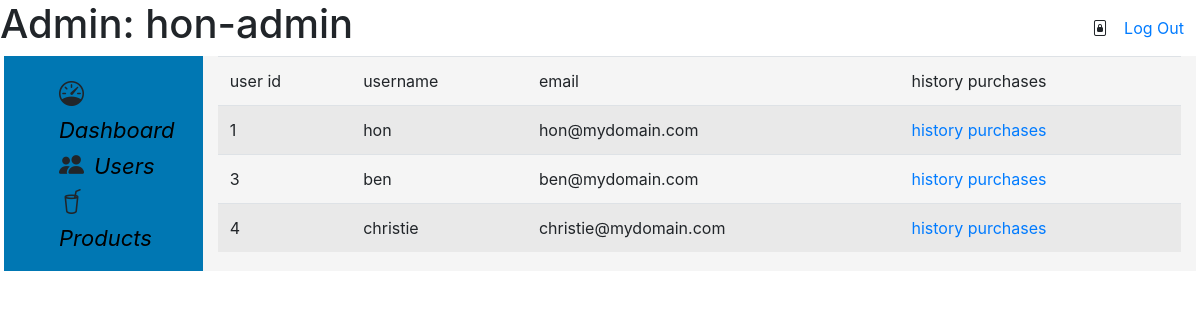
The page /coffee_admin/users (signed in) on the database its author committed.
### eCoffee/models.py (models this page shows)
class User(AbstractUser):
    pass

### eCoffee/views.py (the view)
# urls.py: path('coffee_admin/users',views.admin_users,name='admin_users'),
@user_passes_test(is_admin)
def admin_users(request):
    users=User.objects.exclude(username='hon-admin')
    return render(request,'eCoffee/admin_users.html',{'users':users})

### eCoffee/context_processors.py (called while the page is built)
def send_cart_length(request):
    cart_length = 0
    total = 0
    if request.user.is_authenticated:
        try:
            cart = Cart.objects.get(user=request.user)
            cart_length = cart.get_total_items()
            total = cart.get_total_price()
        except Cart.DoesNotExist:
            cart_length = 0
            total = 0
    else:
        cart_length = 0
    return {'cart_length': cart_length, 'total': total}

### eCoffee/views.py (called while the page is built)
def is_admin(user):
    return user.is_authenticated and user.is_staff

### eCoffee/templates/eCoffee/admin_users.html (shortened to what this page needs)
{% extends "eCoffee/main_dashboard.html" %}
{% block body %}
{%if users %}
<div class="admin-user-container">
   <table class='table table-striped'>
      <thead>
        <tr><td>user id</td><td>username</td><td>email</td><td>history purchases</td></tr>
      </thead>
      <tbody>
        {%for user in users %}
        <tr><td>{{user.id}}</td><td>{{user.username}}</td><td>{{user.email}}</td><td><a href="{% url 'profile' user.id %}">history purchases</a></td></tr>
        {%endfor%}
      </tbody>
    </table>
</div>
{%endif%}
{%endblock%}

### eCoffee/templates/eCoffee/main_dashboard.html (shortened to what this page needs)
<!DOCTYPE html>
<html lang="en">
    <head>
      {%load static %}
        <link rel="stylesheet" href="https://stackpath.bootstrapcdn.com/bootstrap/4.4.1/css/bootstrap.min.css">
        <link href="https://cdn.jsdelivr.net/npm/bootstrap-icons@1.8.1/font/bootstrap-icons.css" rel="stylesheet">
        <link href="{% static 'eCoffee/style.css' %}" rel="stylesheet">
        <link href="{% static 'eCoffee/layout-style.css' %}" rel="stylesheet">
        <link href="{% static 'eCoffee/index-style.css' %}" rel="stylesheet">
        <link href="{% static 'eCoffee/admin-style.css' %}" rel="stylesheet">
        <link href="{% static 'eCoffee/admin-products-style.css' %}" rel="stylesheet">
    </head>
    <body>
<div class="admin-container">
   {% if request.user.is_authenticated%}
   <div class="d-flex justify-content-between"><h1>Admin: {{user.username}}</h1>
      <div class="d-flex justify-content-center align-items-center">
         <i class="bi bi-file-lock2"></i>
         <a class="nav-link" href="{% url 'logout' %}">Log Out</a>
      </div>
   </div>
   {%endif%}
   <div class="row mx-1">
      <div class="sidebar col-md-2" style="background-color:#0077b3;">
         <ul>
            <li class="sidebar-item"><i class="bi bi-speedometer"></i><a href="{% url 'main_dashboard' %}" class="admin">Dashboard</a></li>
            <li class="sidebar-item"> <i class="bi bi-people-fill"></i><a href="{% url 'admin_users' %}" class="admin">Users</a></li>
            <li class="sidebar-item"><i class="bi bi-cup-straw"></i><a href="{% url 'admin_products' %}" class="admin">Products</a></li>
         </ul>
      </div>
      <div class="main col-md-10" style="background-color:whitesmoke;">
         {%block body%}
         {%endblock%}
        </div>
      </div>
   </div>
</body>

### eCoffee/static/eCoffee/style.css (style rules this page uses)
body, html { max-width: 100%; box-sizing: border-box; }

### eCoffee/static/eCoffee/layout-style.css (style rules this page uses)
ul { justify-content: space-evenly; justify-content: center; align-items: center; }
ul > li { margin-right:10px; }

### eCoffee/static/eCoffee/index-style.css (style rules this page uses)
ul > li { list-style: none; }

### eCoffee/static/eCoffee/admin-style.css (style rules this page uses)
a.admin { color:black; font-size:22px; font-style: italic; -webkit-font-smoothing: antialiased; }
.sidebar { padding-top:20px; float:left; }
ul > li.sidebar-item i { padding-right:10px; font-size: 25px; }

### rows shown on the page
User: username "hon-admin"
User: id "1", username "hon", email "hon@mydomain.com"
User: id "3", username "ben", email "ben@mydomain.com"
User: id "4", username "christie", email "christie@mydomain.com"
